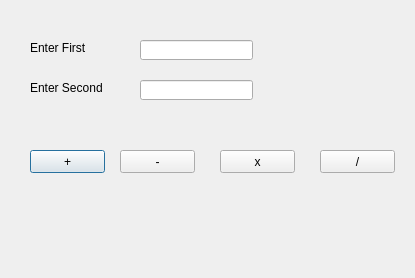
<?xml version="1.0" encoding="UTF-8"?>
<ui version="4.0">
 <class>Dialog</class>
 <widget class="QDialog" name="Dialog">
  <property name="geometry">
   <rect>
    <x>0</x>
    <y>0</y>
    <width>415</width>
    <height>278</height>
   </rect>
  </property>
  <property name="windowTitle">
   <string>Dialog</string>
  </property>
  <widget class="QLineEdit" name="lineEditFirstNumber">
   <property name="geometry">
    <rect>
     <x>140</x>
     <y>40</y>
     <width>113</width>
     <height>20</height>
    </rect>
   </property>
  </widget>
  <widget class="QLineEdit" name="lineEditSecondNumber">
   <property name="geometry">
    <rect>
     <x>140</x>
     <y>80</y>
     <width>113</width>
     <height>20</height>
    </rect>
   </property>
  </widget>
  <widget class="QLabel" name="labelFirstNumber">
   <property name="geometry">
    <rect>
     <x>30</x>
     <y>40</y>
     <width>101</width>
     <height>16</height>
    </rect>
   </property>
   <property name="text">
    <string>Enter First</string>
   </property>
  </widget>
  <widget class="QLabel" name="labelSecondNumber">
   <property name="geometry">
    <rect>
     <x>30</x>
     <y>80</y>
     <width>101</width>
     <height>16</height>
    </rect>
   </property>
   <property name="text">
    <string>Enter Second</string>
   </property>
  </widget>
  <widget class="QLabel" name="labelResult">
   <property name="geometry">
    <rect>
     <x>30</x>
     <y>200</y>
     <width>361</width>
     <height>16</height>
    </rect>
   </property>
   <property name="text">
    <string/>
   </property>
  </widget>
  <widget class="QPushButton" name="pushButtonPlus">
   <property name="geometry">
    <rect>
     <x>30</x>
     <y>150</y>
     <width>75</width>
     <height>23</height>
    </rect>
   </property>
   <property name="text">
    <string>+</string>
   </property>
  </widget>
  <widget class="QPushButton" name="pushButtonSubtract">
   <property name="geometry">
    <rect>
     <x>120</x>
     <y>150</y>
     <width>75</width>
     <height>23</height>
    </rect>
   </property>
   <property name="text">
    <string>-</string>
   </property>
  </widget>
  <widget class="QPushButton" name="pushButtonMultiply">
   <property name="geometry">
    <rect>
     <x>220</x>
     <y>150</y>
     <width>75</width>
     <height>23</height>
    </rect>
   </property>
   <property name="text">
    <string>x</string>
   </property>
  </widget>
  <widget class="QPushButton" name="pushButtonDivide">
   <property name="geometry">
    <rect>
     <x>320</x>
     <y>150</y>
     <width>75</width>
     <height>23</height>
    </rect>
   </property>
   <property name="text">
    <string>/</string>
   </property>
  </widget>
 </widget>
 <resources/>
 <connections/>
</ui>
